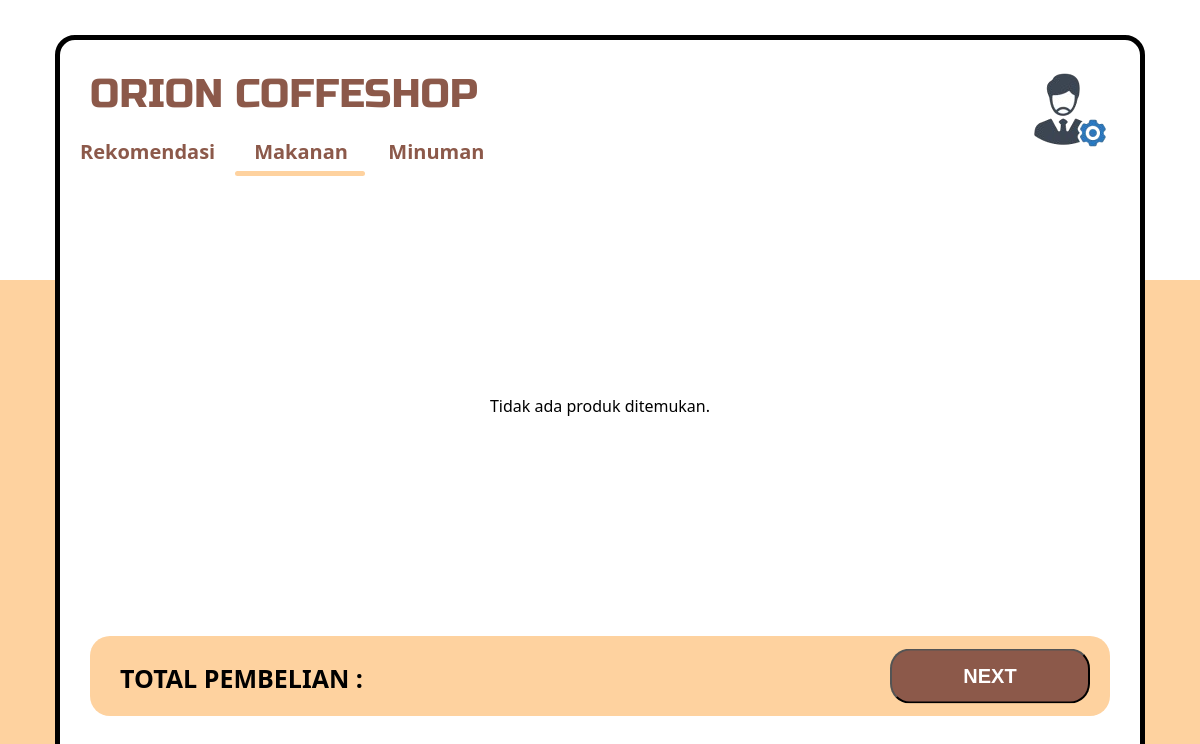
Before: /makanan.php with the older database file.
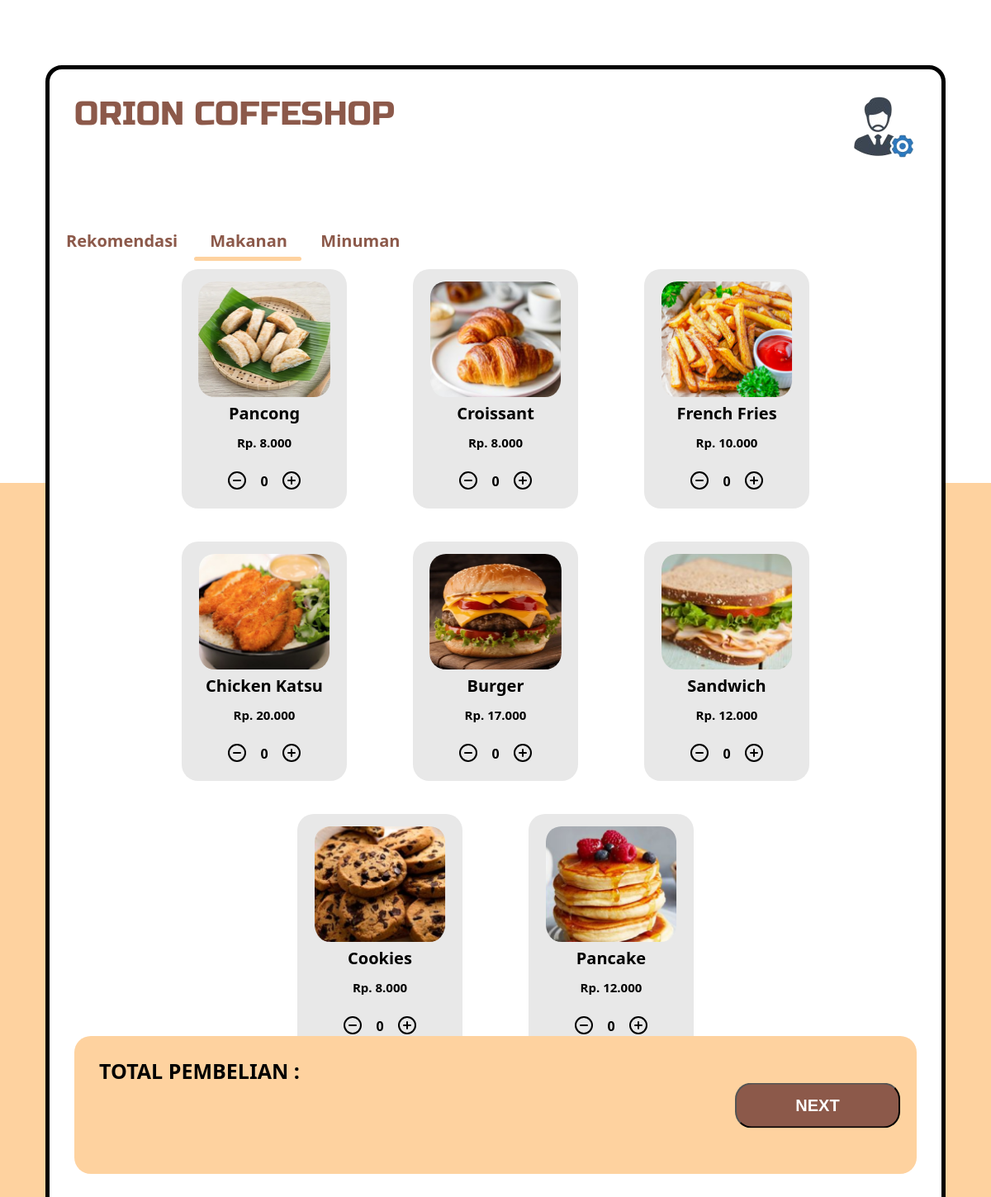
After: the same page with the newer database file.
### tables this page shows
CREATE TABLE `produk` (
  `id` int(11) NOT NULL,
  `id_makanan` varchar(255) NOT NULL,
  `nama_produk` varchar(255) NOT NULL,
  `harga` int(11) NOT NULL,
  `stok` int(5) NOT NULL,
  `gambar_produk` varchar(255) NOT NULL,
  `kategori` enum('makanan','minuman') NOT NULL,
  `rekomendasi` enum('iya','tidak') NOT NULL
);

### makanan.php (the view, shortened to what this page needs)
<!DOCTYPE html>
<html lang="en">
  <head>
    <link rel="stylesheet" href="style/menu.css" />
  </head>
  <body>
    <div class="container">
      <div class="box">
        <div class="header">
          <p>ORION COFFESHOP</p>
          <div class="admin">
            <a href="login.html">
              <img src="Image/admin.png" alt="" />
            </a>
          </div>
        </div>
        <nav class="navbar">
          <a href="index.php"><p>Rekomendasi</p></a>
          <a href="makanan.php"><p>Makanan</p></a>
          <a href="minuman.php"><p>Minuman</p></a>
          <div class = "animation start-makanan"></div>
        </nav>
        <div class="content">
          <div class="card-container">
            <?php
            include "crud/koneksi.php";
          $sql = "SELECT * FROM produk WHERE kategori = 'makanan' ORDER BY id ASC";
          $result = $koneksi->query($sql);
          if ($result->num_rows > 0) {
            while($row = $result->fetch_assoc()) {
                echo '<div class="card">';
                echo '<div class="produk">';
                echo '<img src="crud/images/' . htmlspecialchars($row['gambar_produk']) . '" alt="" />';
                echo '</div>';
                echo '<p class="nama-produk">' . $row['nama_produk'] . '</p>';
                echo '<p class="harga-produk">Rp. ' . number_format($row['harga'], 0, ',', '.') . '</p>';
                echo '<div class="pilihan">';
                echo '<button><i id="tambah" data-feather="minus-circle"></i></button>';
                echo '<p>0</p>';
                echo '<button><i id="kurang" data-feather="plus-circle"></i></button>';
                echo '</div>';
                echo '</div>';
            }
        } else {
            echo "Tidak ada produk ditemukan.";
        }
      ?>
      </div>
    </div>
        <div class="footer">
            <div class="total-box">
                <div class="total">
                    <p>TOTAL PEMBELIAN : </p>
                    <a href="keranjang.html"><button>NEXT</button></a>
                </div>
            </div>
        </div>
  </body>
</html>

Changed rows visible on the page:
now on this page (row edited): produk: gambar_produk (picture), nama_produk "Pancong", harga "8.000"
added produk: gambar_produk (picture), nama_produk "Croissant", harga "8.000"
added produk: gambar_produk (picture), nama_produk "French Fries", harga "10.000"
added produk: gambar_produk (picture), nama_produk "Chicken Katsu", harga "20.000"
added produk: gambar_produk (picture), nama_produk "Burger", harga "17.000"
added produk: gambar_produk (picture), nama_produk "Sandwich", harga "12.000"
added produk: gambar_produk (picture), nama_produk "Cookies", harga "8.000"
added produk: gambar_produk (picture), nama_produk "Pancake", harga "12.000"
Other visible differences:
text no longer shown: "Tidak ada produk ditemukan."
